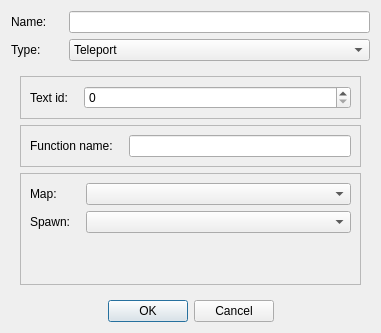
<?xml version="1.0" encoding="UTF-8"?>
<ui version="4.0">
 <class>DialogAddaction</class>
 <widget class="QDialog" name="DialogAddaction">
  <property name="windowModality">
   <enum>Qt::NonModal</enum>
  </property>
  <property name="geometry">
   <rect>
    <x>0</x>
    <y>0</y>
    <width>381</width>
    <height>333</height>
   </rect>
  </property>
  <property name="sizePolicy">
   <sizepolicy hsizetype="Preferred" vsizetype="Fixed">
    <horstretch>0</horstretch>
    <verstretch>0</verstretch>
   </sizepolicy>
  </property>
  <property name="windowTitle">
   <string>Add Action</string>
  </property>
  <property name="modal">
   <bool>true</bool>
  </property>
  <layout class="QGridLayout" name="gridLayout">
   <item row="0" column="0">
    <widget class="QLabel" name="label_actionname">
     <property name="text">
      <string>Name:</string>
     </property>
    </widget>
   </item>
   <item row="0" column="1">
    <spacer name="horizontalSpacer">
     <property name="orientation">
      <enum>Qt::Horizontal</enum>
     </property>
     <property name="sizeType">
      <enum>QSizePolicy::Fixed</enum>
     </property>
     <property name="sizeHint" stdset="0">
      <size>
       <width>10</width>
       <height>20</height>
      </size>
     </property>
    </spacer>
   </item>
   <item row="0" column="2">
    <widget class="QLineEdit" name="lineEdit_actionname"/>
   </item>
   <item row="1" column="0">
    <widget class="QLabel" name="label_actiontype">
     <property name="text">
      <string>Type:</string>
     </property>
    </widget>
   </item>
   <item row="1" column="2">
    <widget class="QComboBox" name="comboBox_actiontype">
     <item>
      <property name="text">
       <string>Teleport</string>
      </property>
     </item>
     <item>
      <property name="text">
       <string>StartClientScript</string>
      </property>
     </item>
     <item>
      <property name="text">
       <string>CustomAction</string>
      </property>
     </item>
     <item>
      <property name="text">
       <string>DisplayText</string>
      </property>
     </item>
     <item>
      <property name="text">
       <string>ConditionalAction</string>
      </property>
     </item>
    </widget>
   </item>
   <item row="2" column="0" colspan="3">
    <widget class="QFrame" name="frame_custom">
     <layout class="QVBoxLayout" name="verticalLayout">
      <item>
       <widget class="QFrame" name="frame_displaytext">
        <property name="frameShape">
         <enum>QFrame::StyledPanel</enum>
        </property>
        <property name="frameShadow">
         <enum>QFrame::Raised</enum>
        </property>
        <layout class="QHBoxLayout" name="horizontalLayout_2">
         <item>
          <widget class="QLabel" name="label_5">
           <property name="sizePolicy">
            <sizepolicy hsizetype="Fixed" vsizetype="Preferred">
             <horstretch>0</horstretch>
             <verstretch>0</verstretch>
            </sizepolicy>
           </property>
           <property name="text">
            <string>Text id:</string>
           </property>
          </widget>
         </item>
         <item>
          <spacer name="horizontalSpacer_5">
           <property name="orientation">
            <enum>Qt::Horizontal</enum>
           </property>
           <property name="sizeType">
            <enum>QSizePolicy::Fixed</enum>
           </property>
           <property name="sizeHint" stdset="0">
            <size>
             <width>10</width>
             <height>15</height>
            </size>
           </property>
          </spacer>
         </item>
         <item>
          <widget class="QSpinBox" name="spinBox_displaytext">
           <property name="maximum">
            <number>1000000</number>
           </property>
          </widget>
         </item>
        </layout>
       </widget>
      </item>
      <item>
       <widget class="QFrame" name="frame_customAct">
        <property name="frameShape">
         <enum>QFrame::StyledPanel</enum>
        </property>
        <property name="frameShadow">
         <enum>QFrame::Raised</enum>
        </property>
        <layout class="QHBoxLayout" name="horizontalLayout">
         <item>
          <widget class="QLabel" name="label_4">
           <property name="sizePolicy">
            <sizepolicy hsizetype="Fixed" vsizetype="Preferred">
             <horstretch>0</horstretch>
             <verstretch>0</verstretch>
            </sizepolicy>
           </property>
           <property name="text">
            <string>Function name:</string>
           </property>
          </widget>
         </item>
         <item>
          <spacer name="horizontalSpacer_4">
           <property name="orientation">
            <enum>Qt::Horizontal</enum>
           </property>
           <property name="sizeType">
            <enum>QSizePolicy::Fixed</enum>
           </property>
           <property name="sizeHint" stdset="0">
            <size>
             <width>10</width>
             <height>20</height>
            </size>
           </property>
          </spacer>
         </item>
         <item>
          <widget class="QLineEdit" name="lineEdit_customaction"/>
         </item>
        </layout>
       </widget>
      </item>
      <item>
       <widget class="QFrame" name="frame_TP">
        <property name="enabled">
         <bool>true</bool>
        </property>
        <property name="frameShape">
         <enum>QFrame::StyledPanel</enum>
        </property>
        <property name="frameShadow">
         <enum>QFrame::Raised</enum>
        </property>
        <layout class="QGridLayout" name="gridLayout_3">
         <item row="0" column="0">
          <widget class="QLabel" name="label">
           <property name="sizePolicy">
            <sizepolicy hsizetype="Fixed" vsizetype="Preferred">
             <horstretch>0</horstretch>
             <verstretch>0</verstretch>
            </sizepolicy>
           </property>
           <property name="text">
            <string>Map:</string>
           </property>
          </widget>
         </item>
         <item row="0" column="2">
          <widget class="QComboBox" name="comboBox_tp_map">
           <property name="sizePolicy">
            <sizepolicy hsizetype="Preferred" vsizetype="Preferred">
             <horstretch>0</horstretch>
             <verstretch>0</verstretch>
            </sizepolicy>
           </property>
          </widget>
         </item>
         <item row="1" column="0">
          <widget class="QLabel" name="label_2">
           <property name="sizePolicy">
            <sizepolicy hsizetype="Fixed" vsizetype="Preferred">
             <horstretch>0</horstretch>
             <verstretch>0</verstretch>
            </sizepolicy>
           </property>
           <property name="text">
            <string>Spawn:</string>
           </property>
          </widget>
         </item>
         <item row="1" column="2">
          <widget class="QComboBox" name="comboBox_tp_spawn">
           <property name="sizePolicy">
            <sizepolicy hsizetype="Preferred" vsizetype="Preferred">
             <horstretch>0</horstretch>
             <verstretch>0</verstretch>
            </sizepolicy>
           </property>
          </widget>
         </item>
         <item row="1" column="1">
          <spacer name="horizontalSpacer_2">
           <property name="orientation">
            <enum>Qt::Horizontal</enum>
           </property>
           <property name="sizeType">
            <enum>QSizePolicy::Fixed</enum>
           </property>
           <property name="sizeHint" stdset="0">
            <size>
             <width>10</width>
             <height>20</height>
            </size>
           </property>
          </spacer>
         </item>
         <item row="2" column="2">
          <spacer name="verticalSpacer">
           <property name="orientation">
            <enum>Qt::Vertical</enum>
           </property>
           <property name="sizeHint" stdset="0">
            <size>
             <width>20</width>
             <height>2</height>
            </size>
           </property>
          </spacer>
         </item>
        </layout>
       </widget>
      </item>
     </layout>
    </widget>
   </item>
   <item row="3" column="0" colspan="3">
    <widget class="QDialogButtonBox" name="buttonBox">
     <property name="orientation">
      <enum>Qt::Horizontal</enum>
     </property>
     <property name="standardButtons">
      <set>QDialogButtonBox::Cancel|QDialogButtonBox::Ok</set>
     </property>
     <property name="centerButtons">
      <bool>true</bool>
     </property>
    </widget>
   </item>
  </layout>
 </widget>
 <resources>
  <include location="editor.qrc"/>
 </resources>
 <connections>
  <connection>
   <sender>buttonBox</sender>
   <signal>rejected()</signal>
   <receiver>DialogAddaction</receiver>
   <slot>reject()</slot>
   <hints>
    <hint type="sourcelabel">
     <x>316</x>
     <y>260</y>
    </hint>
    <hint type="destinationlabel">
     <x>286</x>
     <y>274</y>
    </hint>
   </hints>
  </connection>
 </connections>
</ui>
